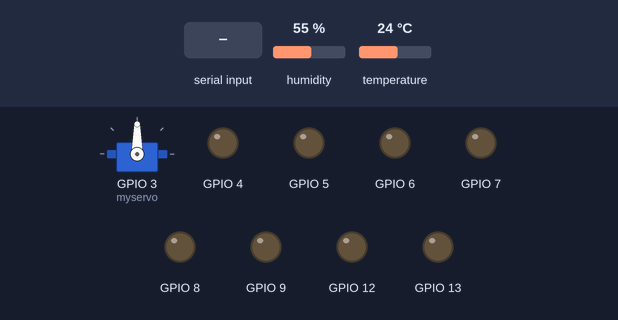
The sketch below on a simulated ESP8266 (NodeMCU). Shown: servo, output pins drawn as LEDs (lit = HIGH). Inputs (shaded band) come from the test bench; at power-on: humidity 55 %, temperature 24 °C. WiFi joins after 1.5 s; servers stay silent unless stated; no MQTT or app messages arrive unless stated; what the sketch prints to the serial monitor is not drawn.

Above: at 2.7 s.
2.8 s: "a" received over Serial
At 3.4 s:
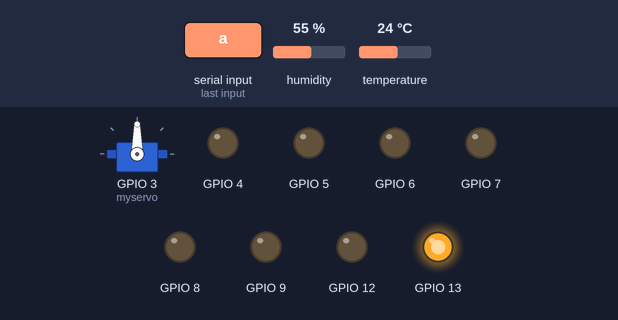
4.3 s: "b" received over the second serial link
At 5.5 s:
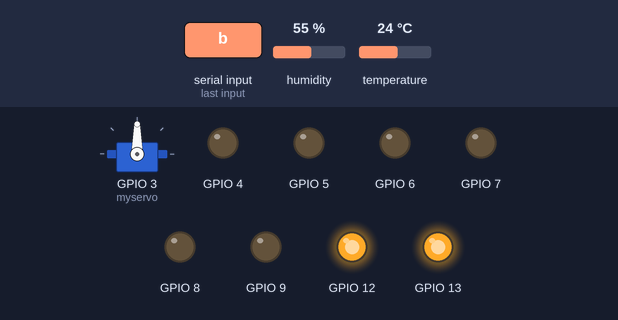
5.8 s: "e" received over Serial
At 6.1 s:
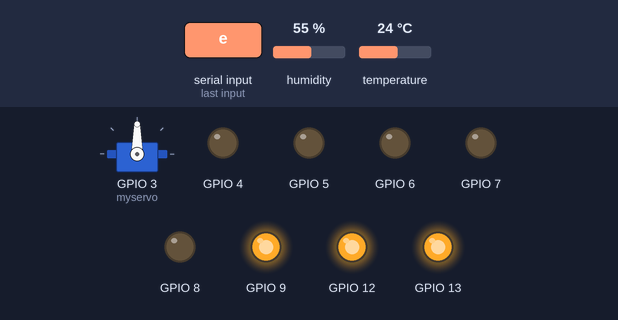
7.3 s: "f" received over the second serial link
At 7.7 s:
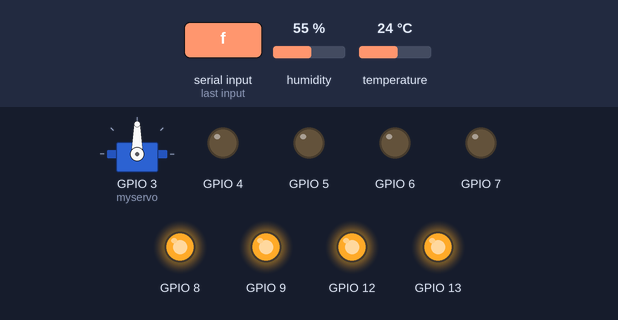
8.8 s: "g" received over Serial
At 9.2 s:
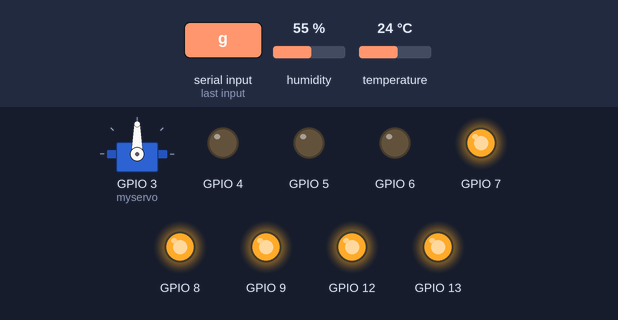
10.3 s: "h" received over the second serial link
At 11.6 s:
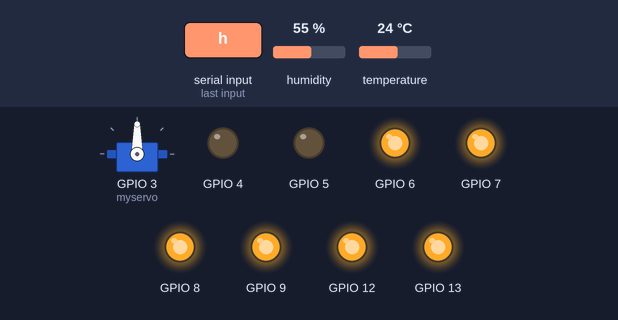
Timing chart, 0 to 12.8 s (numbered marks = the images above; inputs shaded):
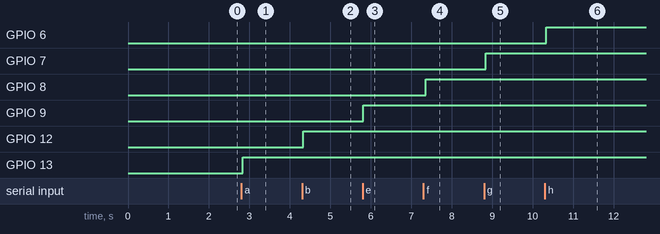

Measured:
- after the input at 2.8 s, GPIO 13: LOW → HIGH at once
- after the input at 4.3 s, GPIO 12: LOW → HIGH at once
- after the input at 5.8 s, GPIO 9: LOW → HIGH at once
- after the input at 7.3 s, GPIO 8: LOW → HIGH after 0.06 s
- after the input at 8.8 s, GPIO 7: LOW → HIGH at once
- after the input at 10.3 s, GPIO 6: LOW → HIGH at once

The sketch:

ardino.ino
```cpp
#include <Servo.h>
#include <DHT.h>
#include <ESP8266WiFi.h>
#include <PubSubClient.h>
#include <SoftwareSerial.h>

#define DHTPIN 2
#define DHTTYPE DHT22

DHT dht(DHTPIN, DHTTYPE);

const char* ssid = "HappyHomeWireless";
const char* password = "Test@1234";
const char* mqtt_server = "192.168.1.100";

WiFiClient espClient;
PubSubClient client(espClient);
SoftwareSerial bluetoothSerial(10, 11); // RX, TX - replace with your actual pins

char Incoming_value = 0;
Servo myservo;

void setup() {
  Serial.begin(9600);
  bluetoothSerial.begin(9600);

  pinMode(13, OUTPUT);
  pinMode(12, OUTPUT);
  pinMode(11, OUTPUT);
  pinMode(10, OUTPUT);
  pinMode(9, OUTPUT);
  pinMode(8, OUTPUT);
  pinMode(7, OUTPUT);
  pinMode(6, OUTPUT);
  pinMode(5, OUTPUT);
  pinMode(4, OUTPUT);
  pinMode(3, OUTPUT);
  pinMode(2, OUTPUT);

  myservo.attach(3);

  dht.begin();

  setupWiFi();
  client.setServer(mqtt_server, 1883);
}

void loop() {
  float temperature = dht.readTemperature();
  float humidity = dht.readHumidity();

  Serial.print("Temperature: ");
  Serial.print(temperature);
  Serial.print(" °C, Humidity: ");
  Serial.print(humidity);
  Serial.println(" %");

  if (Serial.available() > 0) {
    Incoming_value = Serial.read();
    Serial.print(Incoming_value);
    handleSerialCommand(Incoming_value);
  }

  if (bluetoothSerial.available() > 0) {
    Incoming_value = bluetoothSerial.read();
    Serial.print("Bluetooth command: ");
    Serial.println(Incoming_value);
    handleSerialCommand(Incoming_value);
  }

  if (!client.connected()) {
    reconnect();
  }

  client.loop();
}

void handleSerialCommand(char command) {
  switch (command) {
    case 'a':
      digitalWrite(13, HIGH);
      client.publish("home/automation", "Device A ON");
      break;

    case 'b':
      digitalWrite(12, HIGH);
      client.publish("home/automation", "Device B ON");
      break;

    case 'c':
      digitalWrite(11, HIGH);
      client.publish("home/automation", "Device C ON");
      break;

    case 'd':
      digitalWrite(10, HIGH);
      client.publish("home/automation", "Device D ON");
      break;

    case 'e':
      digitalWrite(9, HIGH);
      client.publish("home/automation", "Device E ON");
      break;

    case 'f':
      digitalWrite(8, HIGH);
      client.publish("home/automation", "Device F ON");
      break;

    case 'g':
      digitalWrite(7, HIGH);
      client.publish("home/automation", "Device G ON");
      break;

    case 'h':
      digitalWrite(6, HIGH);
      client.publish("home/automation", "Device H ON");
      break;

    case 'i':
      digitalWrite(5, HIGH);
      client.publish("home/automation", "Device I ON");
      break;

    case 'j':
      digitalWrite(4, HIGH);
      client.publish("home/automation", "Device J ON");
      break;

    case 'k':
      digitalWrite(2, HIGH);
      client.publish("home/automation", "Device K ON");
      break;

    case 'l':
      digitalWrite(2, LOW);
      client.publish("home/automation", "Device K OFF");
      break;

    case 'm':
      digitalWrite(4, LOW);
      client.publish("home/automation", "Device J OFF");
      break;

    case 'n':
      digitalWrite(5, LOW);
      client.publish("home/automation", "Device I OFF");
      break;

    case 'o':
      digitalWrite(6, LOW);
      client.publish("home/automation", "Device H OFF");
      break;

    case 'p':
      digitalWrite(7, LOW);
      client.publish("home/automation", "Device G OFF");
      break;

    case 'q':
      digitalWrite(8, LOW);
      client.publish("home/automation", "Device F OFF");
      break;

    case 'r':
      digitalWrite(9, LOW);
      client.publish("home/automation", "Device E OFF");
      break;

    case 's':
      digitalWrite(10, LOW);
      client.publish("home/automation", "Device D OFF");
      break;

    case 't':
      digitalWrite(11, LOW);
      client.publish("home/automation", "Device C OFF");
      break;

    case 'u':
      digitalWrite(12, LOW);
      client.publish("home/automation", "Device B OFF");
      break;

    case 'v':
      digitalWrite(13, LOW);
      client.publish("home/automation", "Device A OFF");
      break;
  }
}

void setupWiFi() {
  delay(10);
  Serial.println();
  Serial.print("Connecting to ");
  Serial.println(ssid);

  WiFi.begin(ssid, password);

  int attempts = 0;
  while (WiFi.status() != WL_CONNECTED && attempts < 30) {
    delay(500);
    Serial.print(".");
    attempts++;
  }

  if (WiFi.status() == WL_CONNECTED) {
    Serial.println("");
    Serial.println("WiFi connected");
    Serial.print("IP address: ");
    Serial.println(WiFi.localIP());
  } else {
    Serial.println("Failed to connect to WiFi. Please check your credentials.");
  }
}

void reconnect() {
  while (!client.connected()) {
    Serial.print("Attempting MQTT connection...");
    if (client.connect("ESP8266Client")) {
      Serial.println("connected");
    } else {
      Serial.print("failed, rc=");
      Serial.print(client.state());
      Serial.println(" try again in 5 seconds");
      delay(5000);
    }
  }
}
```
